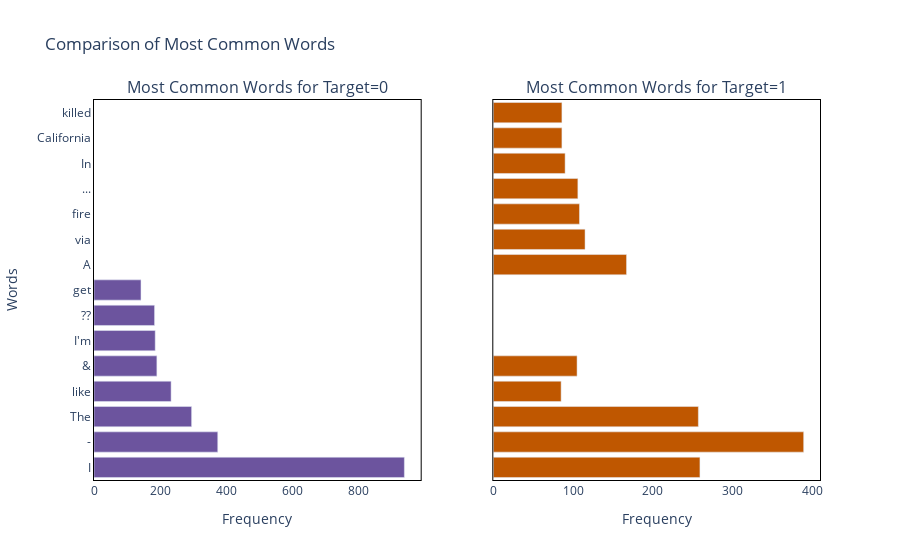

Notebook code cell kept with this figure:
### Code cell
# Create subplots
fig = make_subplots(rows=1, cols=2, subplot_titles=['Most Common Words for Target=0', 'Most Common Words for Target=1'],
                    shared_yaxes=True, horizontal_spacing=0.1)

# Count occurrences for target value '0'
counter_0 = Counter(corpus_0)
most_0 = counter_0.most_common()
x_0 = []
y_0 = []
for word, count in most_0[:40]:
    if word not in stop:
        x_0.append(word)
        y_0.append(count)

# Count occurrences for target value '1'
counter_1 = Counter(corpus_1)
most_1 = counter_1.most_common()
x_1 = []
y_1 = []
for word, count in most_1[:40]:
    if word not in stop:
        x_1.append(word)
        y_1.append(count)

# Plot for target value '0'
fig.add_trace(go.Bar(x=y_0, y=x_0, orientation='h', marker_color=violet), row=1, col=1)

# Plot for target value '1'
fig.add_trace(go.Bar(x=y_1, y=x_1, orientation='h', marker_color=dark_orange), row=1, col=2)

# Update layout with titles and labels
fig.update_layout(
    title='Comparison of Most Common Words',
    xaxis=dict(title='Frequency'),
    yaxis=dict(title='Words'),
    xaxis2=dict(title='Frequency'),
    showlegend=False,  # Hide legend for individual clarity
    plot_bgcolor='white',
    paper_bgcolor='white'  # Set the paper background to white
)

# Update axis appearance
fig.update_xaxes(showline=True, linewidth=1, linecolor='black', mirror=True)
fig.update_yaxes(showline=True, linewidth=1, linecolor='black', mirror=True)

# Show the plot
fig.show()

### Figure 1 — Plotly figure (JSON) as saved in the notebook; plotly's stock layout.template omitted (floating-point values rounded to 4 significant figures)
{"data": [{"marker": {"color": "rgb(108, 84, 158)"}, "orientation": "h", "type": "bar", "x": [938, 374, 295, 233, 190, 185, 183, 142], "xaxis": "x", "y": ["I", "-", "The", "like", "&amp;", "I'm", "??", "get"], "yaxis": "y"}, {"marker": {"color": "rgb(191, 87, 0)"}, "orientation": "h", "type": "bar", "x": [389, 259, 257, 167, 115, 108, 106, 105, 90, 86, 86, 85], "xaxis": "x2", "y": ["-", "I", "The", "A", "via", "fire", "...", "&amp;", "In", "California", "killed", "like"], "yaxis": "y2"}], "layout": {"annotations": [{"font": {"size": 16}, "showarrow": false, "text": "Most Common Words for Target=0", "x": 0.225, "xanchor": "center", "xref": "paper", "y": 1, "yanchor": "bottom", "yref": "paper"}, {"font": {"size": 16}, "showarrow": false, "text": "Most Common Words for Target=1", "x": 0.775, "xanchor": "center", "xref": "paper", "y": 1, "yanchor": "bottom", "yref": "paper"}], "paper_bgcolor": "white", "plot_bgcolor": "white", "showlegend": false, "title": {"text": "Comparison of Most Common Words"}, "xaxis": {"anchor": "y", "domain": [0, 0.45], "linecolor": "black", "linewidth": 1, "mirror": true, "showline": true, "title": {"text": "Frequency"}}, "xaxis2": {"anchor": "y2", "domain": [0.55, 1], "linecolor": "black", "linewidth": 1, "mirror": true, "showline": true, "title": {"text": "Frequency"}}, "yaxis": {"anchor": "x", "domain": [0, 1], "linecolor": "black", "linewidth": 1, "mirror": true, "showline": true, "title": {"text": "Words"}}, "yaxis2": {"anchor": "x2", "domain": [0, 1], "linecolor": "black", "linewidth": 1, "matches": "y", "mirror": true, "showline": true, "showticklabels": false}}}
